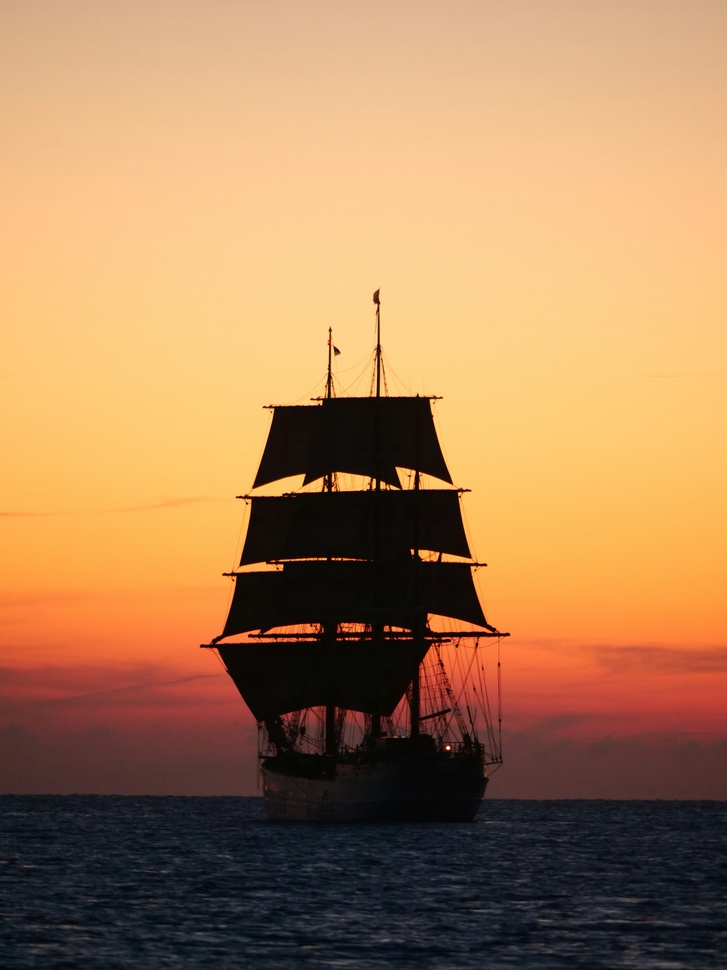
#> input picture euprima/tests/test-images/ship.jpg, 727 x 970 px, shrunk from 3888 x 5184 before the run
$ python benchmark-dlotko-gurnari-cat.py
#> lines starting #> are read from the running program, lines starting #| are printed output that depends on the picture
from PIL import Image

import numpy as np
import pandas as pd
import matplotlib.pyplot as plt

import testing_utils

import build.euprima as euprima

from itertools import product

from tqdm import tqdm

import time

def pad_image(image, value):
    return np.pad(image, ((1, 1), (1, 1), (0, 0)), constant_values=value)


# [47 lines left out: function compute_RGB_contributions, not called in this run]
    #return sorted(list(contributions.items()), key=lambda x: x[0])[:-1]

cat_img = Image.open("tests/test-images/ship.jpg").convert("RGB")
#> cat_img is the input picture: PIL image 727x970 RGB; mean R, G, B 170.7, 128.5, 88.5

# [6 lines of commented-out code are left out]

cat_img_np = np.array(cat_img)
print(cat_img_np.shape)
#| (970, 727, 3)
cat_img_c1 = cat_img_np[:,:,0]
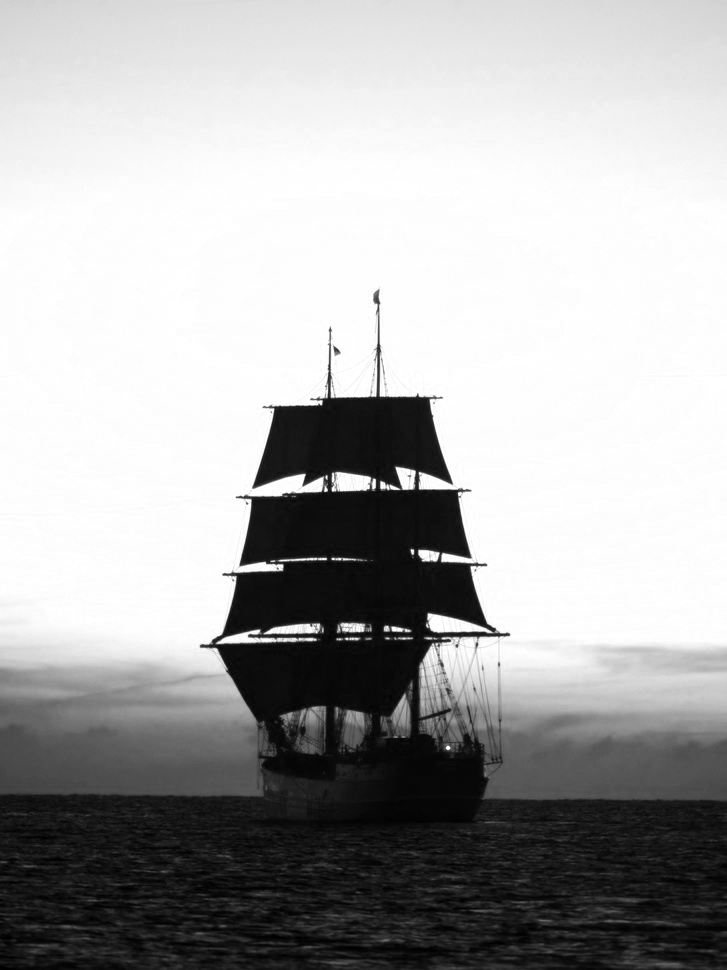
#> cat_img_c1: shape (970, 727); min 0, max 255, mean 170.7
cat_img_c2 = cat_img_np[:,:,1]
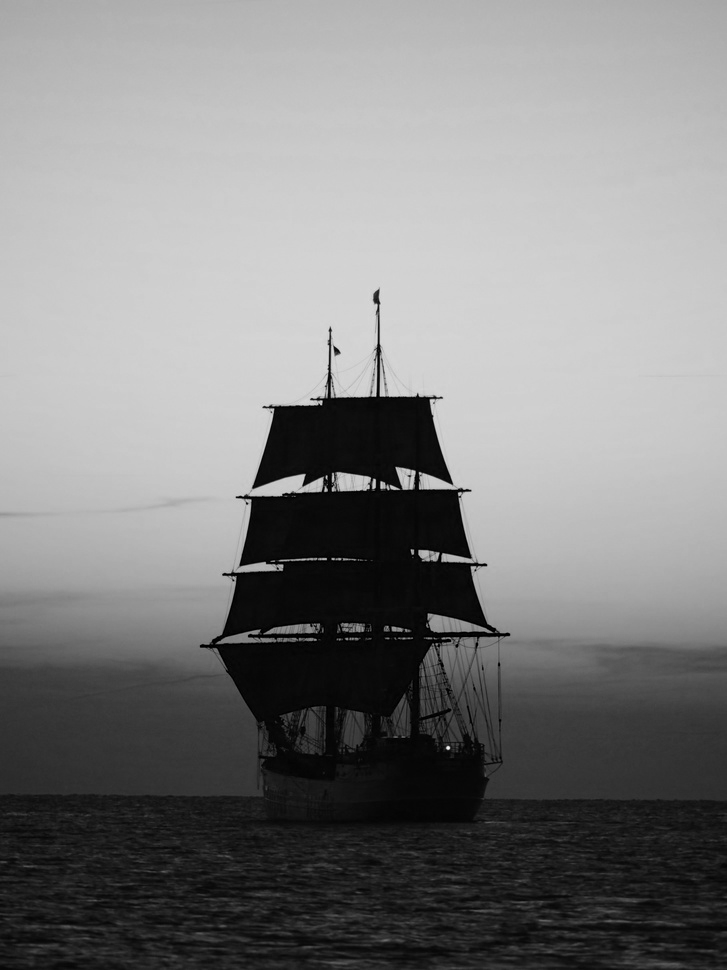
#> cat_img_c2: shape (970, 727); min 0, max 243, mean 128.5
cat_img_c3 = cat_img_np[:,:,2]
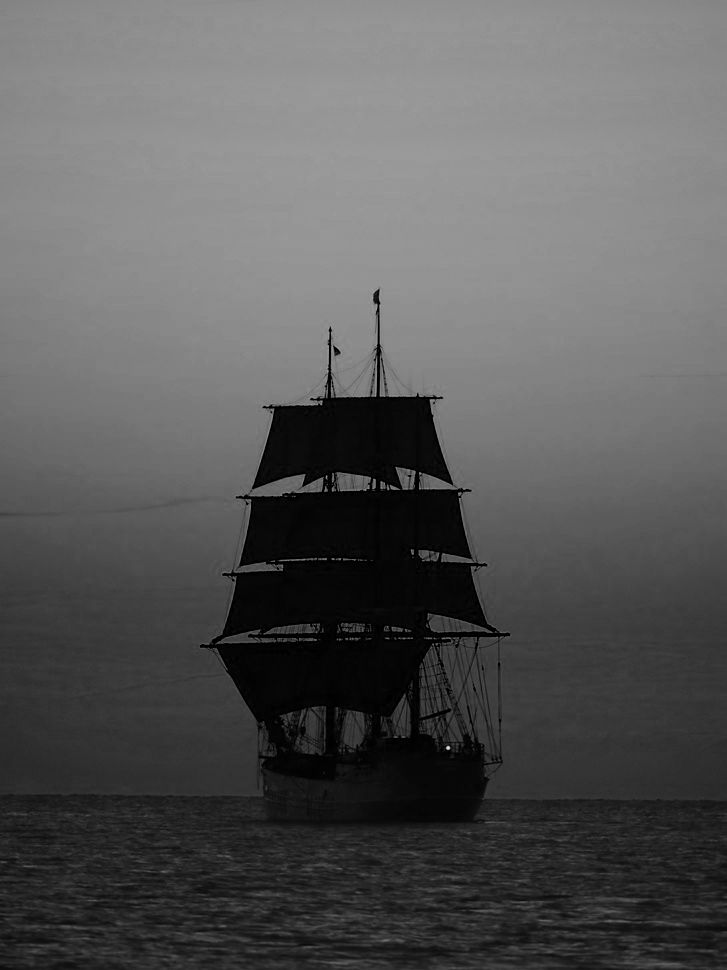
#> cat_img_c3: shape (970, 727); min 0, max 221, mean 88.5

width = cat_img_np.shape[0]
#> width = 970
height = cat_img_np.shape[1]
#> height = 727

t_start = time.perf_counter()
euprima.ecp_2d3c_hw_optimized(cat_img_c1, cat_img_c2, cat_img_c3, 255, 255, 255)
#> (this line was passed over: build is not available in this run)
t_end = time.perf_counter()
t_dur = t_end - t_start
print("HEWA3:", t_dur)

# [9 lines of commented-out code are left out]

t_start = time.perf_counter()
#> (the run stopped early here; a loop or call above may not have finished)

$ run again, with euprima/tests/test-images/minarett.jpg copied over euprima/tests/test-images/ship.jpg
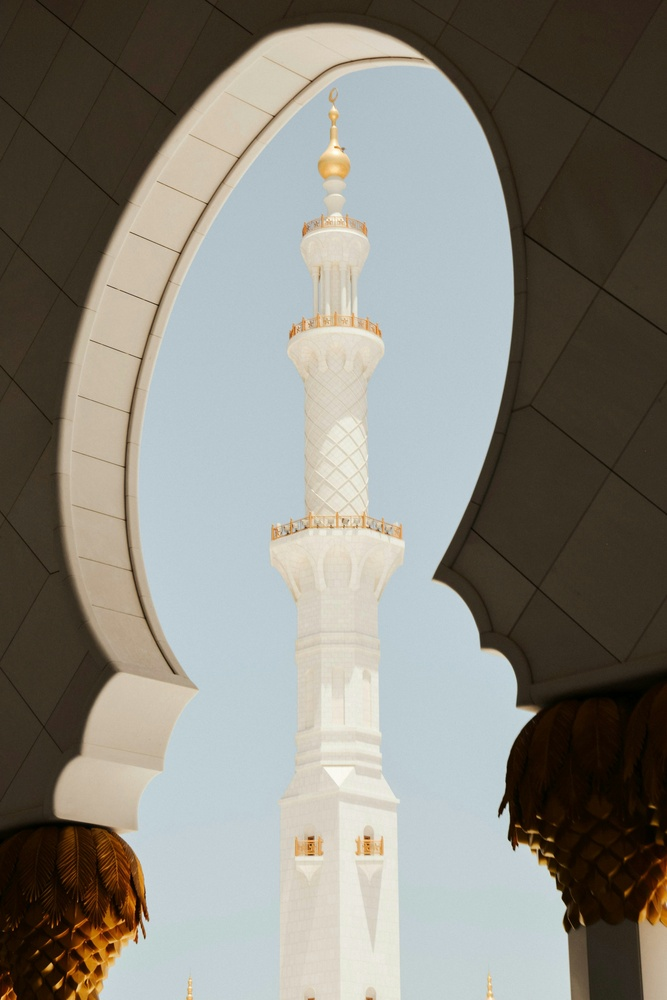
#> input picture euprima/tests/test-images/minarett.jpg, 667 x 1000 px, shrunk from 3826 x 5739 before the run
#> cat_img is the input picture: PIL image 667x1000 RGB; mean R, G, B 134.6, 132.3, 123.9
#| (1000, 667, 3)
#> `cat_img_c2 = cat_img_np[:,:,1]`:
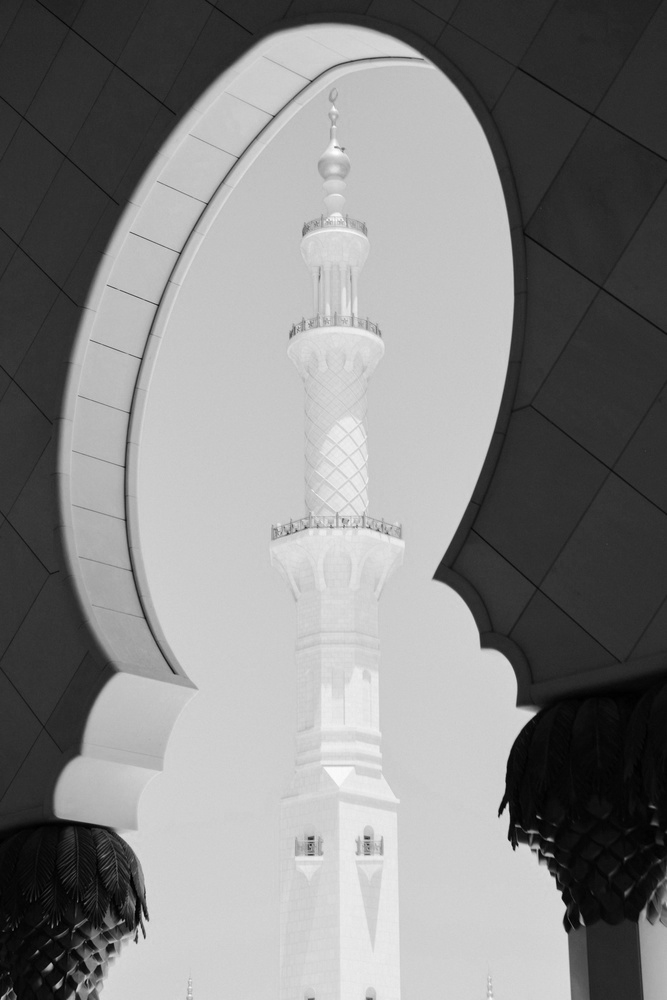
#> cat_img_c2: shape (1000, 667); min 0, max 255, mean 132.3
#> `cat_img_c3 = cat_img_np[:,:,2]`:
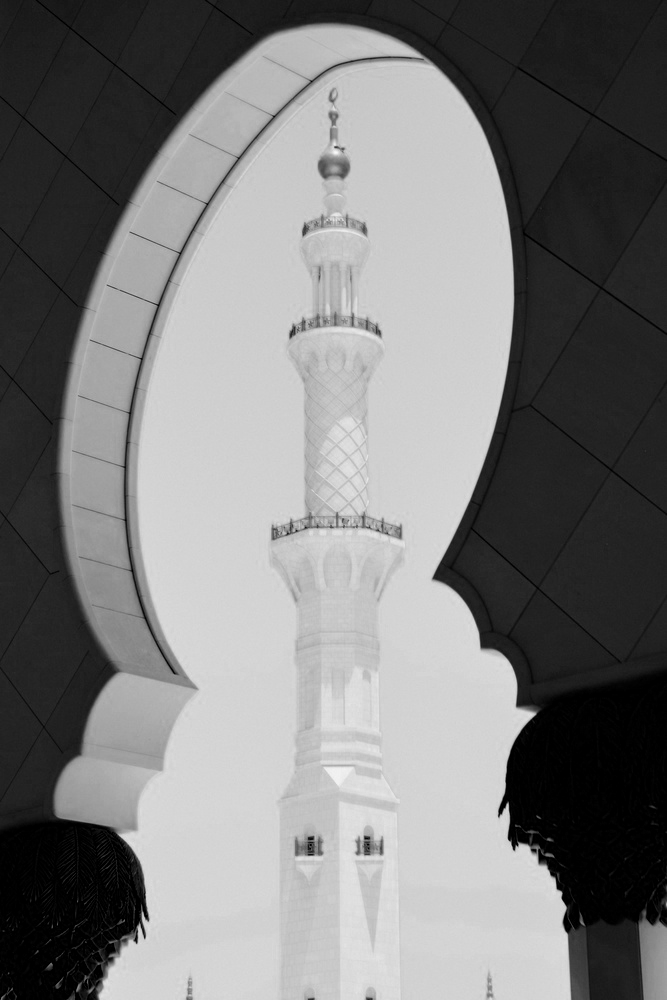
#> cat_img_c3: shape (1000, 667); min 0, max 249, mean 123.9
